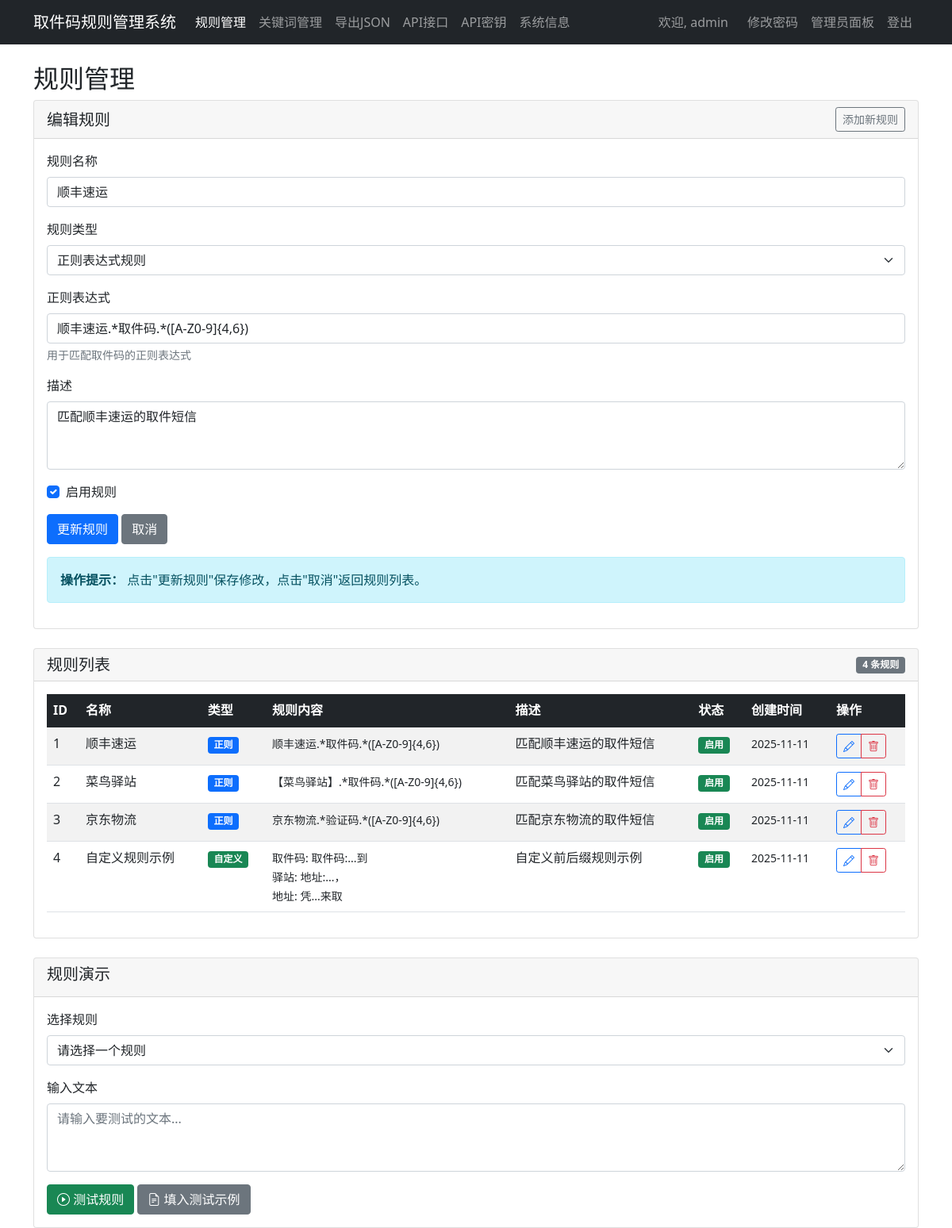
The page /rules.php?action=edit&id=1 (signed in) on the database its author committed.
### tables this page shows
CREATE TABLE IF NOT EXISTS rules (
    id INT AUTO_INCREMENT PRIMARY KEY,
    name VARCHAR(100) NOT NULL,
    rule_type ENUM('regex', 'custom') NOT NULL DEFAULT 'regex',  
     
    pattern TEXT,  
     
    code_prefix VARCHAR(100),  
    code_suffix VARCHAR(100),  
    station_prefix VARCHAR(100),  
    station_suffix VARCHAR(100),  
    address_prefix VARCHAR(100),  
    address_suffix VARCHAR(100),  
    description TEXT,
    is_active TINYINT(1) DEFAULT 1,
    created_at TIMESTAMP DEFAULT CURRENT_TIMESTAMP,
    updated_at TIMESTAMP DEFAULT CURRENT_TIMESTAMP ON UPDATE CURRENT_TIMESTAMP
);

### rules.php (the view, shortened to what this page needs)
<?php
try {
    $pdo = getDBConnection();
    $stmt = $pdo->query("SELECT * FROM rules ORDER BY id ASC");
    $rules = $stmt->fetchAll(PDO::FETCH_ASSOC);
} catch (PDOException $e) {
    $rules = [];
    $message = '获取规则列表失败: ' . $e->getMessage();
}
$editRule = null;
if (isset($_GET['action']) && $_GET['action'] === 'edit' && isset($_GET['id'])) {
    try {
        $pdo = getDBConnection();
        $stmt = $pdo->prepare("SELECT * FROM rules WHERE id = ?");
        $stmt->execute([$_GET['id']]);
        $editRule = $stmt->fetch(PDO::FETCH_ASSOC);
    } catch (PDOException $e) {
        $message = '获取规则信息失败: ' . $e->getMessage();
    }
}
?>
<!DOCTYPE html>
<html lang="zh-CN">
<head>
    <link href="https://cdn.jsdelivr.net/npm/bootstrap@5.1.3/dist/css/bootstrap.min.css" rel="stylesheet">
    <link href="https://cdn.jsdelivr.net/npm/bootstrap-icons@1.7.2/font/bootstrap-icons.css" rel="stylesheet">
    <link href="mobile.css" rel="stylesheet">
</head>
<body>
    <nav class="navbar navbar-expand-lg navbar-dark bg-dark">
        <div class="container">
            <a class="navbar-brand" href="index.php">取件码规则管理系统</a>
            <div class="navbar-nav">
                <a class="nav-link active" href="rules.php">规则管理</a>
                <a class="nav-link" href="keywords.php">关键词管理</a>
                <a class="nav-link" href="export.php">导出JSON</a>
                <a class="nav-link" href="api.php?action=get_rules" target="_blank">API接口</a>
                <a class="nav-link" href="api_keys.php">API密钥</a>
                <a class="nav-link" href="info.php">系统信息</a>
            </div>
            <div class="navbar-nav ms-auto">
                <span class="navbar-text me-3">欢迎, <?php echo htmlspecialchars($_SESSION['username']); ?></span>
                <a class="nav-link" href="change_password.php">修改密码</a>
                <?php if ($_SESSION['username'] === 'admin'): ?>
                    <a class="nav-link" href="admin_panel.php">管理员面板</a>
                <?php endif; ?>
                <a class="nav-link" href="logout.php">登出</a>
            </div>
        </div>
    </nav>
    <div class="container mt-4">
        <div class="row">
            <div class="col-md-12">
                <h2>规则管理</h2>
                <div class="card mb-4">
                    <div class="card-header d-flex justify-content-between align-items-center">
                        <h5 class="mb-0"><?php echo $editRule ? '编辑规则' : '添加新规则'; ?></h5>
                        <?php if ($editRule): ?>
                            <a href="rules.php" class="btn btn-sm btn-outline-secondary">添加新规则</a>
                        <?php endif; ?>
                    </div>
                    <div class="card-body">
                        <form method="POST" id="ruleForm">
                            <div class="mb-3">
                                <label for="name" class="form-label">规则名称</label>
                                <input type="text" class="form-control" id="name" name="name"
                                       value="<?php echo $editRule ? htmlspecialchars($editRule['name']) : ''; ?>" required>
                            </div>
                            <div class="mb-3">
                                <label for="rule_type" class="form-label">规则类型</label>
                                <select class="form-select" id="rule_type" name="rule_type" required>
                                    <option value="regex" <?php echo (!$editRule || $editRule['rule_type'] === 'regex') ? 'selected' : ''; ?>>正则表达式规则</option>
                                </select>
                            </div>
                            <div id="regexSection" style="<?php echo (!$editRule || $editRule['rule_type'] === 'regex') ? 'display: block;' : 'display: none;'; ?>">
                                <div class="mb-3">
                                    <label for="pattern" class="form-label">正则表达式</label>
                                    <input type="text" class="form-control" id="pattern" name="pattern"
                                           value="<?php echo ($editRule && $editRule['rule_type'] === 'regex') ? htmlspecialchars($editRule['pattern']) : ''; ?>">
                                    <div class="form-text">用于匹配取件码的正则表达式</div>
                                </div>
                            </div>
                            <div class="mb-3">
                                <label for="description" class="form-label">描述</label>
                                <textarea class="form-control" id="description" name="description" rows="3"><?php echo $editRule ? htmlspecialchars($editRule['description']) : ''; ?></textarea>
                            </div>
                            <div class="mb-3 form-check">
                                <input type="checkbox" class="form-check-input" id="is_active" name="is_active"
                                       <?php echo (!$editRule || $editRule['is_active']) ? 'checked' : ''; ?>>
                                <label class="form-check-label" for="is_active">启用规则</label>
                            </div>
                            <button type="submit" class="btn btn-primary"><?php echo $editRule ? '更新规则' : '添加规则'; ?></button>
                            <?php if ($editRule): ?>
                                <a href="rules.php" class="btn btn-secondary">取消</a>
                            <?php endif; ?>
                        </form>
                        <div class="mt-3">
                            <div class="alert alert-info">
                                <strong>操作提示：</strong>
                                <?php if ($editRule): ?>
                                    点击"更新规则"保存修改，点击"取消"返回规则列表。
                                <?php else: ?>
                                    填写表单后点击"添加规则"创建新规则。
                                <?php endif; ?>
                            </div>
                        </div>
                    </div>
                </div>
                <div class="card">
                    <div class="card-header d-flex justify-content-between align-items-center">
                        <h5 class="mb-0">规则列表</h5>
                        <span class="badge bg-secondary"><?php echo count($rules); ?> 条规则</span>
                    </div>
                    <div class="card-body">
                        <?php if (empty($rules)): ?>
                            <p>暂无规则数据</p>
                        <?php else: ?>
                            <div class="table-responsive">
                                <table class="table table-striped table-hover">
                                    <thead class="table-dark">
                                        <tr>
                                            <th>ID</th>
                                            <th>名称</th>
                                            <th>类型</th>
                                            <th>规则内容</th>
                                            <th>描述</th>
                                            <th>状态</th>
                                            <th>创建时间</th>
                                            <th>操作</th>
                                        </tr>
                                    </thead>
                                    <tbody>
                                        <?php foreach ($rules as $rule): ?>
                                            <tr>
                                                <td><?php echo htmlspecialchars($rule['id']); ?></td>
                                                <td><?php echo htmlspecialchars($rule['name']); ?></td>
                                                <td>
                                                    <?php if ($rule['rule_type'] === 'regex'): ?>
                                                        <span class="badge bg-primary">正则</span>
                                                    <?php else: ?>
                                                        <span class="badge bg-success">自定义</span>
                                                    <?php endif; ?>
                                                </td>
                                                <td class="rule-content">
                                                    <?php if ($rule['rule_type'] === 'regex'): ?>
                                                        <small><?php echo htmlspecialchars($rule['pattern']); ?></small>
                                                    <?php else: ?>
                                                        <small>
                                                            取件码: <?php echo htmlspecialchars($rule['code_prefix'] . '...' . $rule['code_suffix']); ?><br>
                                                            驿站: <?php echo htmlspecialchars($rule['station_prefix'] . '...' . $rule['station_suffix']); ?><br>
                                                            地址: <?php echo htmlspecialchars($rule['address_prefix'] . '...' . $rule['address_suffix']); ?>
                                                        </small>
                                                    <?php endif; ?>
                                                </td>
                                                <td>
                                                    <?php
                                                    if (!empty($rule['description'])) {
                                                        echo strlen($rule['description']) > 50 ?
                                                            htmlspecialchars(substr($rule['description'], 0, 50)) . '...' :
                                                            htmlspecialchars($rule['description']);
                                                    } else {
                                                        echo '<span class="text-muted">无描述</span>';
                                                    }
                                                    ?>
                                                </td>
                                                <td>
                                                    <?php if ($rule['is_active']): ?>
                                                        <span class="badge bg-success">启用</span>
                                                    <?php else: ?>
                                                        <span class="badge bg-secondary">禁用</span>
                                                    <?php endif; ?>
                                                </td>
                                                <td>
                                                    <small><?php echo date('Y-m-d', strtotime($rule['created_at'])); ?></small>
                                                </td>
                                                <td>
                                                    <div class="btn-group btn-group-sm" role="group">
                                                        <a href="rules.php?action=edit&id=<?php echo $rule['id']; ?>" class="btn btn-outline-primary" title="编辑">
                                                            <i class="bi bi-pencil"></i>
                                                        </a>
                                                        <a href="rules.php?action=delete&id=<?php echo $rule['id']; ?>"
                                                           class="btn btn-outline-danger"
                                                           title="删除"
                                                           onclick="return confirm('确定要删除这个规则吗？\n\n规则ID: <?php echo htmlspecialchars($rule['id']); ?>\n规则名称: <?php echo htmlspecialchars($rule['name']); ?>')">
                                                            <i class="bi bi-trash"></i>
                                                        </a>
                                                    </div>
                                                </td>
                                            </tr>
                                        <?php endforeach; ?>
                                    </tbody>
                                </table>
                            </div>
                        <?php endif; ?>
                    </div>
                </div>
                <div class="card mt-4">
                    <div class="card-header">
                        <h5>规则演示</h5>
                    </div>
                    <div class="card-body">
                        <form id="demoForm">
                            <div class="mb-3">
                                <label for="demo_rule_id" class="form-label">选择规则</label>
                                <select class="form-select" id="demo_rule_id" name="demo_rule_id" required>
                                    <option value="">请选择一个规则</option>
                                </select>
                            </div>
                            <div class="mb-3">
                                <label for="demo_input" class="form-label">输入文本</label>
                                <textarea class="form-control" id="demo_input" name="demo_input" rows="3" placeholder="请输入要测试的文本..."></textarea>
                            </div>
                            <button type="button" class="btn btn-success" onclick="testRule()">
                                <i class="bi bi-play-circle"></i> 测试规则
                            </button>
                            <button type="button" class="btn btn-secondary" onclick="fillTestExample()">
                                <i class="bi bi-file-earmark-text"></i> 填入测试示例
                            </button>
                        </form>
                    </div>
                </div>
            </div>
        </div>
    </div>
</body>
</html>

### rules.php (style rules this page uses)
.rule-content { max-width: 300px; white-space: nowrap; overflow: hidden; text-overflow: ellipsis; }
.table th { white-space: nowrap; }
.badge { font-size: 0.75em; }

### rows shown on the page
rules: name "顺丰速运", rule_type "正则表达式规则", pattern "顺丰速运.*取件码.*([A-Z0-9]{4,6})", description "匹配顺丰速运的取件短信", is_active "☑", id "1", shows "启用", created_at "2025-11-11"
rules: id "2", name "菜鸟驿站", rule_type "正则", pattern "【菜鸟驿站】.*取件码.*([A-Z0-9]{4,6})", description "匹配菜鸟驿站的取件短信", is_active "启用", created_at "2025-11-11"
rules: id "3", name "京东物流", rule_type "正则", pattern "京东物流.*验证码.*([A-Z0-9]{4,6})", description "匹配京东物流的取件短信", is_active "启用", created_at "2025-11-11"
rules: id "4", name "自定义规则示例", rule_type "自定义", code_prefix+code_suffix "取件码:...到", station_prefix+station_suffix "地址:...，", address_prefix+address_suffix "凭...来取", description "自定义前后缀规则示例", is_active "启用", created_at "2025-11-11"

### other values the page prints
$_SESSION['username'] "admin"
count($rules) "4"
